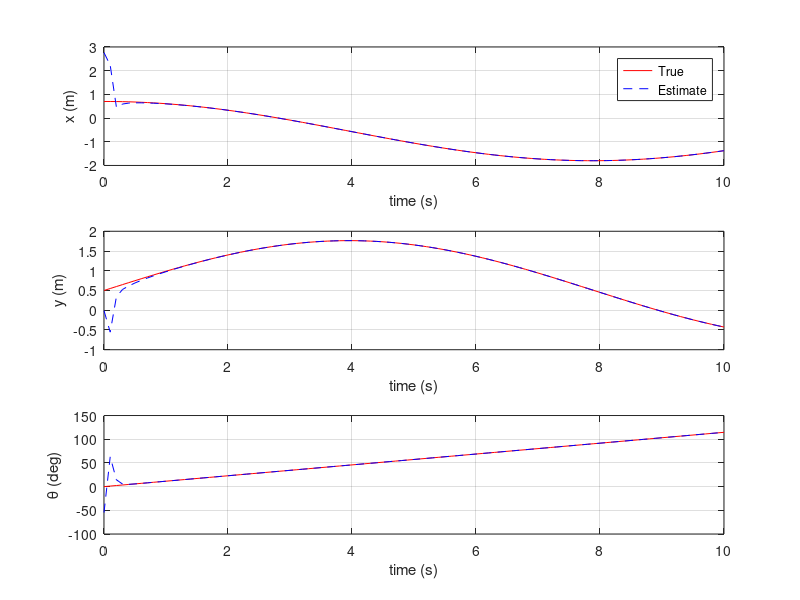

Reproduce this figure in MATLAB. (Note: this script raises an error after producing the figure.)
load('variables_SE(2).mat')

figure;

% X position 
subplot(3,1,1);
plot((0:iter-1)*dt , x_true(1,:), 'Color','red','LineStyle','-', 'DisplayName','True')
hold on
plot((0:iter-1)*dt , x_hat(1,:), 'Color','blue','LineStyle','--','DisplayName','Estimate')
hold off
ylabel('x (m)')
xlabel('time (s)')
legend
grid on

% Y position 
subplot(3,1,2);
plot((0:iter-1)*dt , x_true(2,:), 'Color','red','LineStyle','-', 'DisplayName','True')
hold on
plot((0:iter-1)*dt , x_hat(2,:), 'Color','blue','LineStyle','--','DisplayName','Estimate')
hold off
ylabel('y (m)')
xlabel('time (s)')

grid on

% theta value
subplot(3,1,3);
plot((0:iter-1)*dt , angles_true(:, 1)*180/pi, 'Color','red','LineStyle','-','DisplayName','True' )
hold on
plot((0:iter-1)*dt , angles(:, 1)*180/pi, 'Color','blue','LineStyle','--','DisplayName','Estimate' )
hold off
ylabel('\theta (deg)')
xlabel('time (s)')

grid on

sgtitle("Estimated and True Robot Pose")

